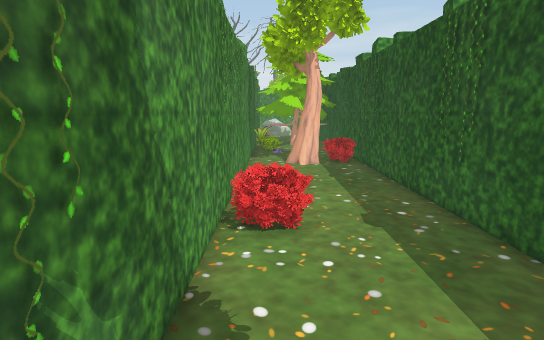
view 1 (above)

17 first-person views from a walk through a scene from a Unity 3-D project. The camera is 1.5 m above the floor, tilts 10° down and sees 80° across. The floor is counted in squares, 0.5 m on a side. Each view is taken from the middle of a square. On the plan, view 1 faces up. The plan holds only what a view shows up to about 20 squares ahead; the rest is blank. The place goes on beyond the plan. The player character is not drawn. Some animated figures are not drawn.

view 2
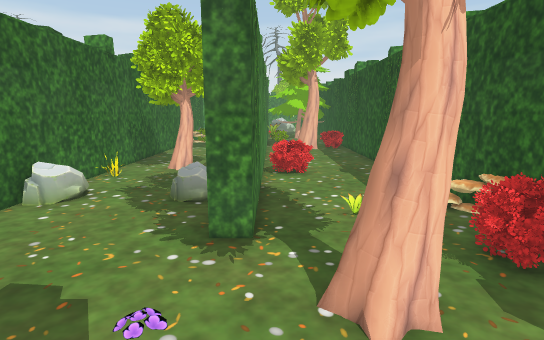

view 3
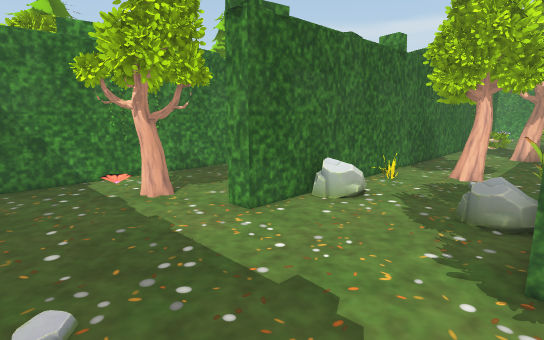

view 4
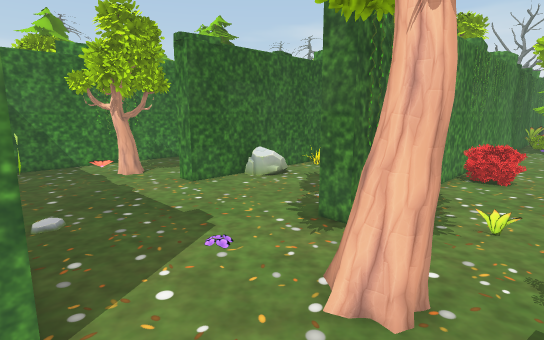

view 5
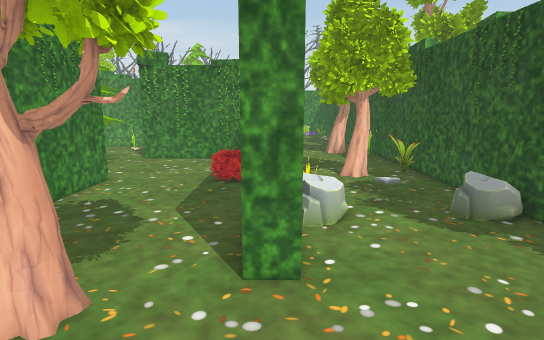

view 6
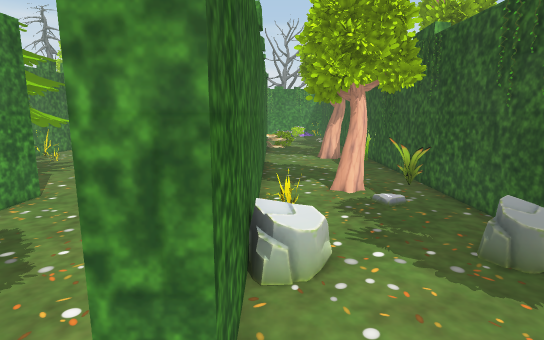

view 7
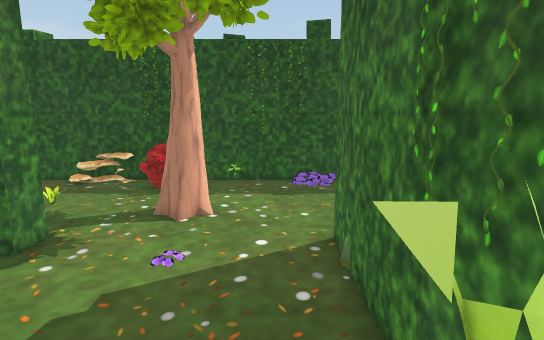

view 8
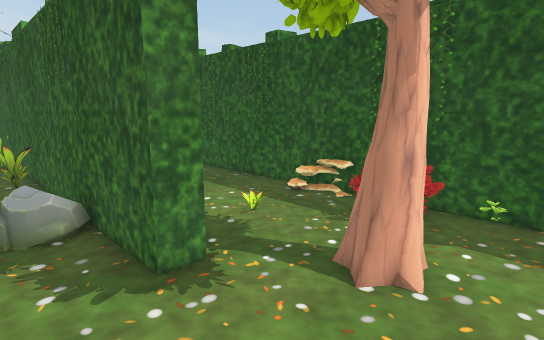

view 9
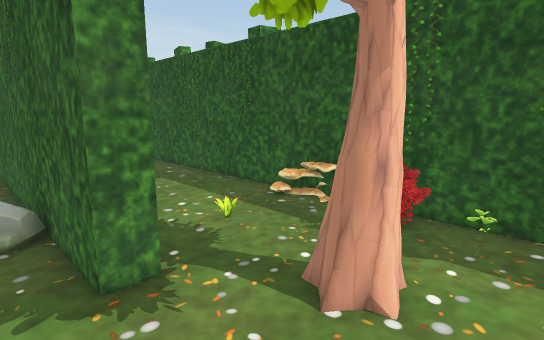

view 10
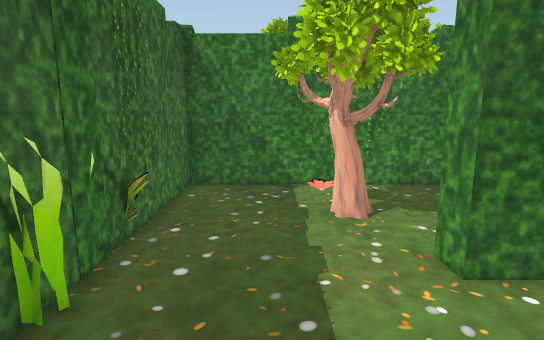

view 11
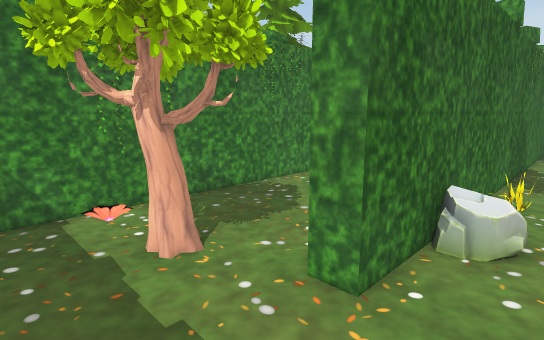

view 12
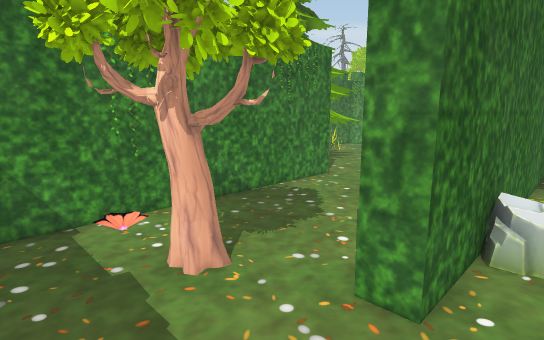

view 13
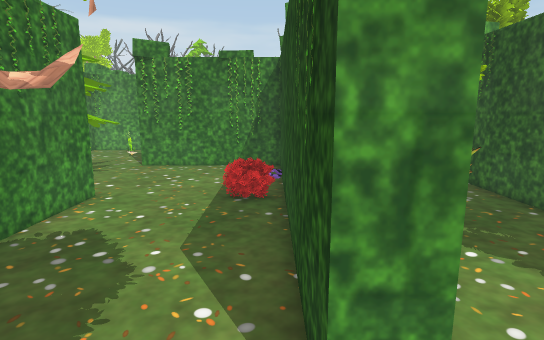

view 14
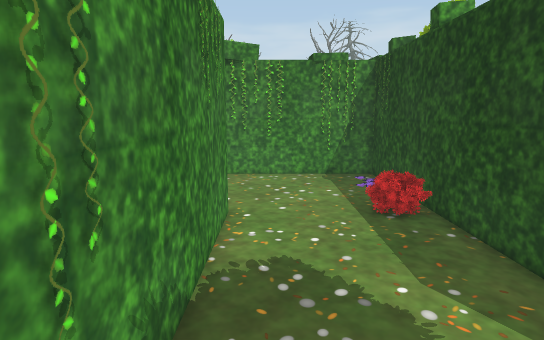

view 15
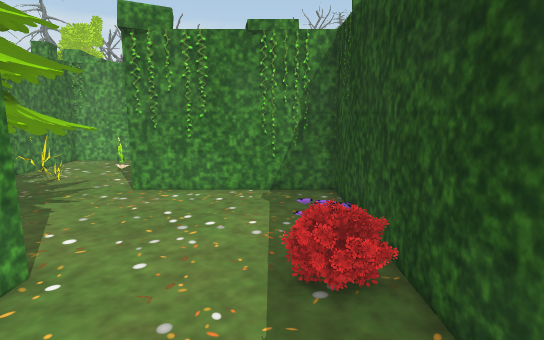

view 16
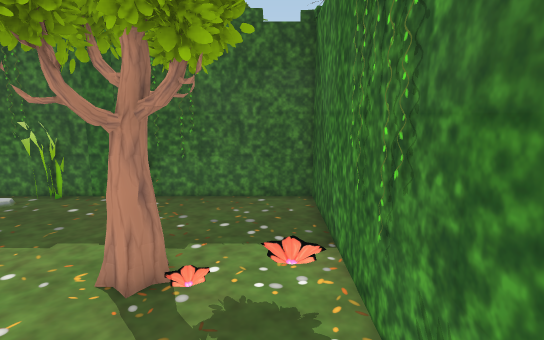

view 17
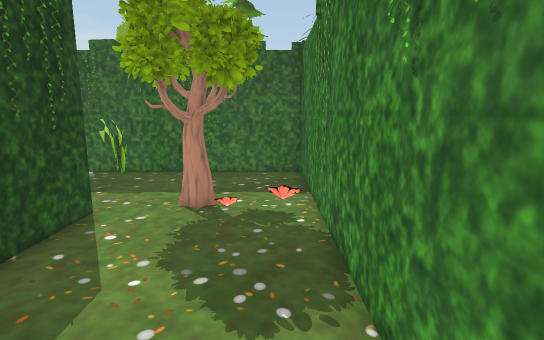

### Floor plan
Points are (right, up) in squares from view 1. A wall is a line through its corners. A room is listed if a view was taken in it or the views show most of it. See-through windows are left out.
Room 1 (views 1, 2, 3, 4, 5, 6, 7, 8, 9, 10, 11, 12, 13, 14, 15, 16, 17)
walls: (-1.5, 7.5) (-1.5, -0.5) (-2.5, -0.5) (-2.5, 20); (-17.5, 8.5) (-17.5, -7.5) (-1.5, -7.5) (-1.5, -7.9); (-1.5, 19.6) (-1.5, 9.4); (-9.5, 20.5) (-9.5, -0.5) (-10.5, -0.5) (-10.5, 15.5) (-18.5, 15.5); (5.5, -8.5) (5.5, 20.2)
ways out: opening at (-20, 15)
objects: other object (-22, 9) to (-18, 14); other object (-14, -3) to (-12, -1); other object (-12, 8) to (-11, 9); other object (-12, 12); other object (-8, -7); other object (-8, 7); other object (-7, 9) to (-5, 11); other object (-6, 18) to (-4, 19); other object (-4, -8); other object (-4, 4); other object (-4, 10); other object (-3, -4); other object (-1, 7) to (1, 9); other object (0, -4) to (2, -3); other object (1, 1); other object (1, 19) to (3, 20); other object (3, -3) to (5, -1); other object (3, 19) to (5, 20); other object (4, -7)

Where each view was taken, in squares from view 1:
view 1: 0 up, 0 right, facing up
view 2: 8 down, 1 left, facing up
view 3: 7 down, 2 left, facing up-left
view 4: 8 down, 3 right, facing up-left
view 5: 6 down, 10 left, facing up
view 6: 3 down, 9 left, facing up
view 7: 6 down, 9 left, facing right
view 8: 6 down, 5 left, facing up-right
view 9: 6 down, 4 left, facing up-right
view 10: 4 down, 4 left, facing left
view 11: 5 down, 7 left, facing up-left
view 12: 5 down, 8 left, facing up-left
view 13: 3 down, 11 left, facing up
view 14: 2 down, 16 left, facing up
view 15: 3 up, 13 left, facing up
view 16: 4 up, 16 left, facing down
view 17: 9 up, 16 left, facing down
